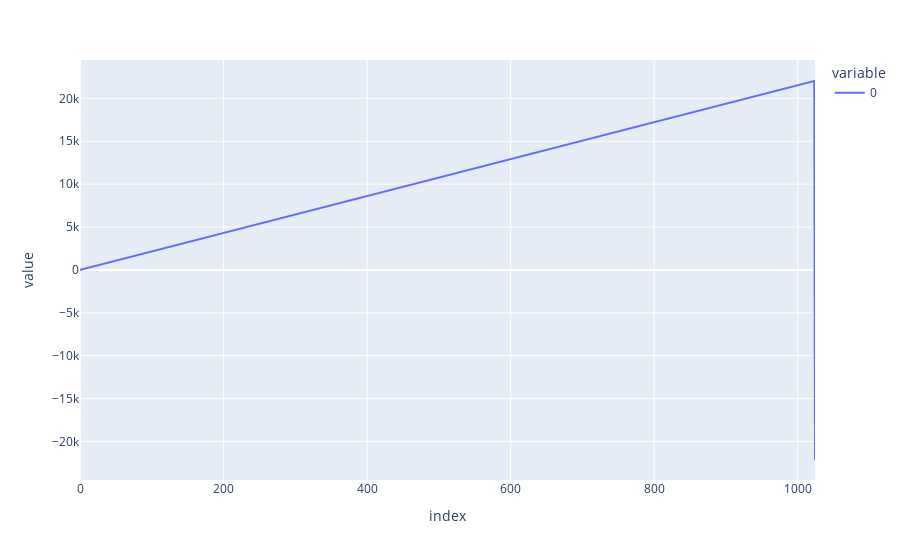

Notebook code for this chart:
### Code cell
px.line(f)

### Figure 1 — Plotly figure (JSON) as saved in the notebook; plotly's stock layout.template omitted (floating-point values rounded to 4 significant figures; data arrays with more than 128 entries replaced by an {"elided": "..."} marker saying what was removed)
{"data": [{"hovertemplate": "variable=0<br>index=%{x}<br>value=%{y}<extra></extra>", "legendgroup": "0", "line": {"color": "#636efa", "dash": "solid"}, "marker": {"symbol": "circle"}, "mode": "lines", "name": "0", "showlegend": true, "type": "scattergl", "x": {"elided": "1025 int values"}, "xaxis": "x", "y": {"elided": "1025 float values"}, "yaxis": "y"}], "layout": {"legend": {"title": {"text": "variable"}, "tracegroupgap": 0}, "margin": {"t": 60}, "xaxis": {"anchor": "y", "domain": [0, 1], "title": {"text": "index"}}, "yaxis": {"anchor": "x", "domain": [0, 1], "title": {"text": "value"}}}}
